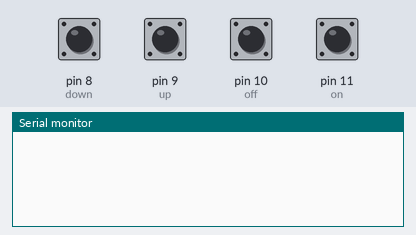
A sketch run on a simulated Arduino Uno, built with avr-gcc and run on an emulated ATmega328P. Parts: the last lines printed to the serial monitor. The inputs (shaded band) are chosen by the test bench; at power-on: pin 8 (down), pin 9 (up), pin 10 (off), pin 11 (on) HIGH.

Above: at 1.2 s.
1.3 s: pin 8 (down) pulled LOW for 0.15 s
At 2.4 s:
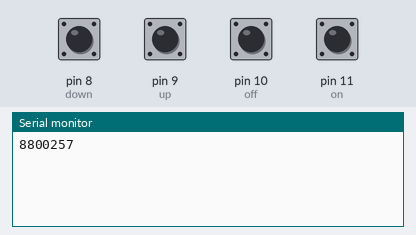
2.9 s: pin 10 (off) pulled LOW for 0.15 s
At 3.7 s:
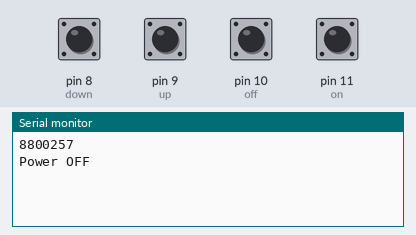
4.5 s: pin 11 (on) pulled LOW for 0.15 s
At 5.0 s:
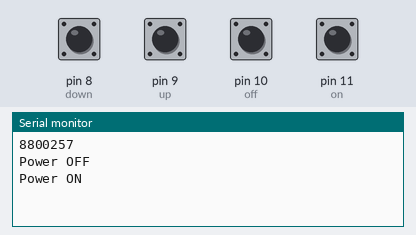
6.1 s: pin 9 (up) pulled LOW for 1 s
At 8.0 s:
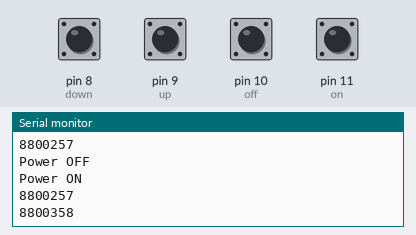
8.6 s: pin 9 (up) pulled LOW for 1 s
At 10.1 s:
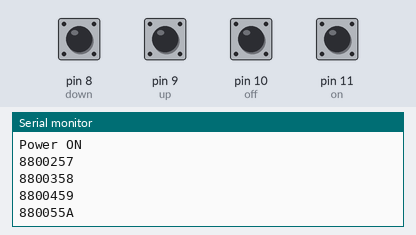
11.1 s: pin 8 (down) pulled LOW for 1 s
At 11.6 s:
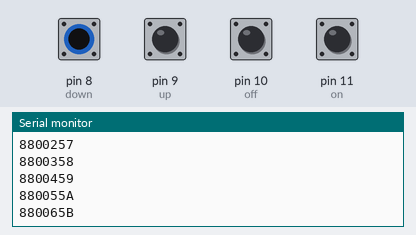
Timing chart, 0 to 14.1 s (numbered marks = the images above; inputs shaded):
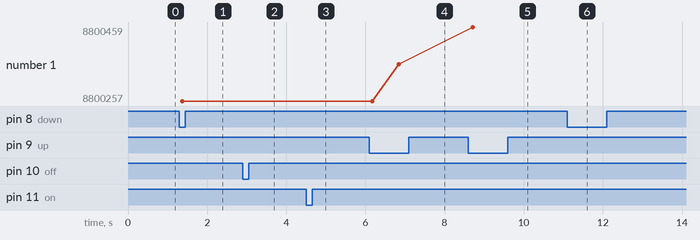

Measured:
- after the input at 1.3 s, the serial monitor: prints a new line after 0.07 s (image 1)
- after the input at 2.9 s, the serial monitor: prints a new line after 0.14 s (image 2)
- after the input at 4.5 s, the serial monitor: prints a new line after 0.11 s (image 3)
- after the input at 6.1 s, the serial monitor: prints a new line after 0.07 s (image 4)
- after the input at 8.6 s, the serial monitor: prints a new line after 0.11 s (image 5)
- after the input at 11.1 s, the serial monitor: prints a new line after 0.15 s (image 6)
- plotted number 1: 8800257 → 8800358 after the input at 6.1 s, 8800358 → 8800459 after the input at 8.6 s

The sketch:

Send_irCode.ino
```cpp
#include <IRremote.h>

IRsend irsend;
int read1, read2;
long value = 0x8800257;
int on = 11;
int off = 10;
int down = 8;
int up =9;
void setup() {
  Serial.begin(9600);
  pinMode(on, INPUT_PULLUP);
  pinMode(off, INPUT_PULLUP);
  pinMode(up, INPUT_PULLUP);
  pinMode(down, INPUT_PULLUP);
}

void loop() {
  if (digitalRead(on) == 0) {
    irsend.sendNEC(0x880085D, 28); //Power ON
    Serial.println("Power ON");
    delay(500);
  }
  if (digitalRead(off) == 0) {
    irsend.sendNEC(0x88C0051, 28); //Power Off
    Serial.println("Power OFF");
    delay(500);
  }
  if(digitalRead(up) == 0){
    irsend.sendNEC(value, 28); //degree up
    Serial.println(value,HEX);
    if(value == 0x8800A5F) value = 0x8800A5F;
    else value += 0x0000101;
    delay(500);
  }
  if(digitalRead(down) == 0){
    irsend.sendNEC(value, 28); //degree down
    Serial.println(value,HEX);
    if(value == 0x8800257) value = 0x8800257;
    else value -= 0x0000101;
    delay(500);
  }
  delay(100);
}
```
